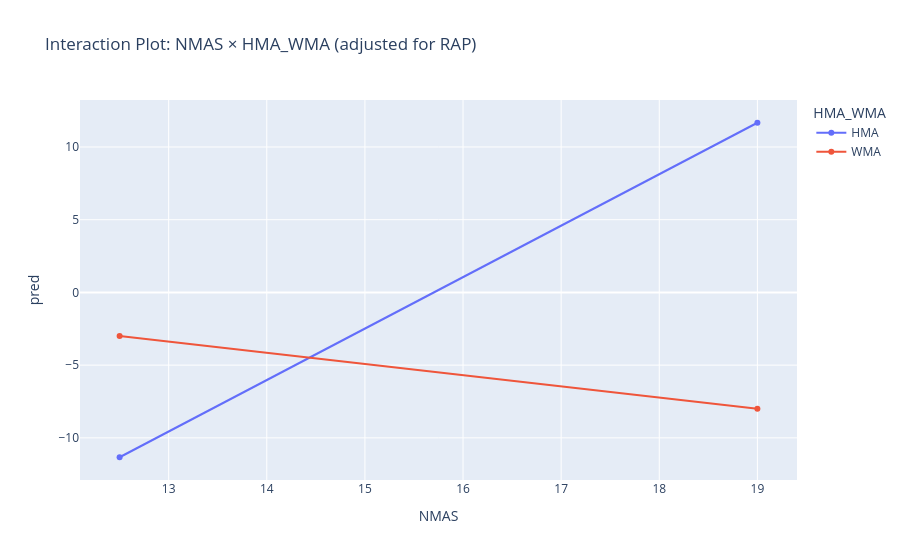

Here is the notebook cell this chart was saved with:
### Code cell
two_way_interaction([Factor('C(NMAS)'), Factor('C(HMA_WMA)')], [Factor('C(RAP)')], True)

### Figure 1 — Plotly figure (JSON) as saved in the notebook; plotly's stock layout.template omitted (floating-point values rounded to 4 significant figures)
{"data": [{"hovertemplate": "HMA_WMA=HMA<br>NMAS=%{x}<br>pred=%{y}<extra></extra>", "legendgroup": "HMA", "line": {"color": "#636efa", "dash": "solid"}, "marker": {"symbol": "circle"}, "mode": "lines+markers", "name": "HMA", "orientation": "v", "showlegend": true, "type": "scatter", "x": [12.5, 19.0], "xaxis": "x", "y": [-11.33, 11.67], "yaxis": "y"}, {"hovertemplate": "HMA_WMA=WMA<br>NMAS=%{x}<br>pred=%{y}<extra></extra>", "legendgroup": "WMA", "line": {"color": "#EF553B", "dash": "solid"}, "marker": {"symbol": "circle"}, "mode": "lines+markers", "name": "WMA", "orientation": "v", "showlegend": true, "type": "scatter", "x": [12.5, 19.0], "xaxis": "x", "y": [-3.0, -8.0], "yaxis": "y"}], "layout": {"legend": {"title": {"text": "HMA_WMA"}, "tracegroupgap": 0}, "title": {"text": "Interaction Plot: NMAS × HMA_WMA (adjusted for RAP)"}, "xaxis": {"anchor": "y", "domain": [0, 1], "title": {"text": "NMAS"}}, "yaxis": {"anchor": "x", "domain": [0, 1], "title": {"text": "pred"}}}}
